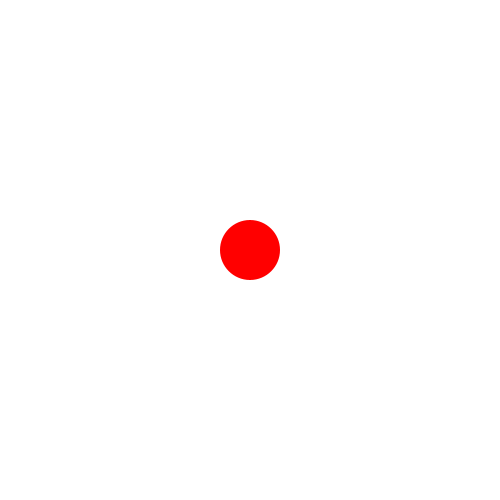
Frame 1 (no input)
Frame 60 (the mouse pressed at the canvas centre just before this capture): identical to frame 1, image omitted
Frame 120 (the mouse held since frame 60 and released just before this capture): identical to frame 1, image omitted

The Processing sketch that drew this single still picture (run headless with seeded random() and noise(); from frame 60 on, the mouse is pressed at the canvas centre):

// Processing sketch: base
// ── base.pde
void setup() {
  size(500, 500);
}

void draw() {
  translate(width/2, height/2);
  background(255);
  PVector circleCoordinates = new PVector(0, 0);
  drawCircle(circleCoordinates);
}

// ------------------------------------------------

void drawCircle(PVector coordinates) {
  noStroke();
  fill(255, 0, 0);
  ellipse(coordinates.x, coordinates.y, 60, 60);
}
